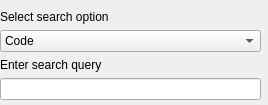
<?xml version="1.0" encoding="UTF-8"?>
<ui version="4.0">
 <class>DialogSearch</class>
 <widget class="QDialog" name="DialogSearch">
  <property name="geometry">
   <rect>
    <x>0</x>
    <y>0</y>
    <width>268</width>
    <height>105</height>
   </rect>
  </property>
  <property name="windowTitle">
   <string>Search</string>
  </property>
  <widget class="QWidget" name="verticalLayoutWidget">
   <property name="geometry">
    <rect>
     <x>0</x>
     <y>10</y>
     <width>261</width>
     <height>90</height>
    </rect>
   </property>
   <layout class="QVBoxLayout" name="verticalLayout">
    <item>
     <widget class="QLabel" name="label">
      <property name="text">
       <string>Select search option</string>
      </property>
     </widget>
    </item>
    <item>
     <widget class="QComboBox" name="comboBox">
      <item>
       <property name="text">
        <string>Code</string>
       </property>
      </item>
      <item>
       <property name="text">
        <string>Product</string>
       </property>
      </item>
      <item>
       <property name="text">
        <string>Amount</string>
       </property>
      </item>
      <item>
       <property name="text">
        <string>Price</string>
       </property>
      </item>
      <item>
       <property name="text">
        <string>Buyer</string>
       </property>
      </item>
      <item>
       <property name="text">
        <string>Time</string>
       </property>
      </item>
      <item>
       <property name="text">
        <string>Date</string>
       </property>
      </item>
     </widget>
    </item>
    <item>
     <widget class="QLabel" name="label_2">
      <property name="text">
       <string>Enter search query</string>
      </property>
     </widget>
    </item>
    <item>
     <widget class="QLineEdit" name="lineEdit"/>
    </item>
   </layout>
  </widget>
 </widget>
 <resources/>
 <connections/>
</ui>
